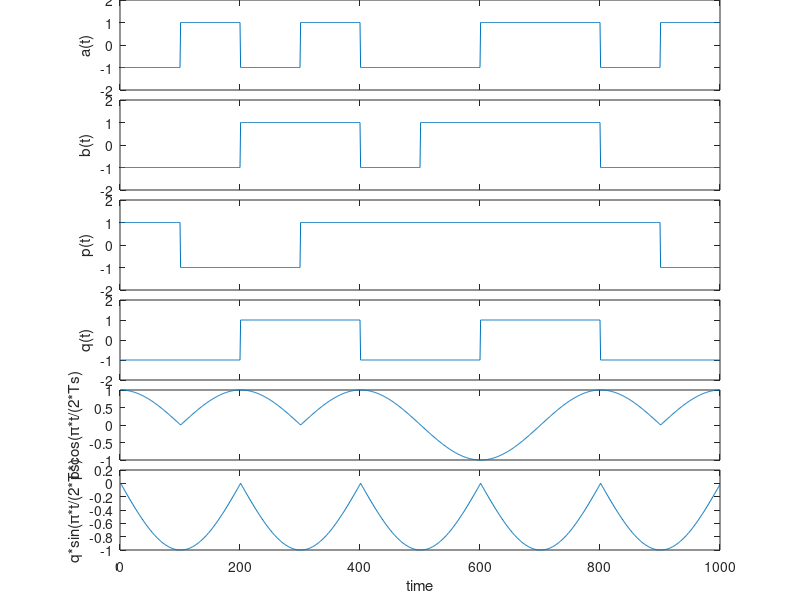

This figure's MATLAB source: (Note: this script raises an error after producing the figure.)
%gen MSK by Quadrature
%s_k(t)=p_k*cos(pi*t/(2*T_s))cos(w_c*t)-q_k*sin(pi*t/(2*T_s))sin(w_c*t)
%(k-1)T_s<t<=k*T_S
clc
clear

Rs=10e2;                                        %bit ratio
Ts=1/Rs;
N=10;                                          %Number of bits to process
fc=20e3;                                        %carrier frequency
fs=10e4;                                        %sample frequency
T=1/fs;
t=(0:(round(N*Ts/T)-1))*T;
r=Ts/T;
%% Orthogonal carrier wave
xc=cos(2*pi*fc*t);
xs=sin(2*pi*fc*t);
%% gengerate bit sequence
a=2*(rand(1,N)>0.5)-1;
a_sample=repmat(a,r,1);
a_sample=a_sample(:)';
subplot(6,1,1)
plot(a_sample)
set(gca,'xticklabel',[]);
set(gca,'position',[0.15 5.1/6 0.75 0.9/6])
axis([0 length(a_sample) -2 2])
ylabel('a(t)')
%% Differential coding
%a=[1,1,-1,1,-1,-1,1,1,-1,1]
b=ones(1,N);
b(1)=a(1);
for jj=2:N
   if a(jj)==1
       b(jj)=b(jj-1);
   else
       b(jj)=-b(jj-1);
   end
end

b_sample=repmat(b,r,1);
b_sample=b_sample(:)';
subplot(6,1,2);
plot(b_sample)
set(gca,'xticklabel',[]);
set(gca,'position',[0.15 4.1/6 0.75 0.9/6])
axis([0 length(b_sample) -2 2])
ylabel('b(t)')

%% serial to parallel conversion
%b1b2b3b4b5b6b7b8=p1q2p3q4p5q6
%b1=p1=p2,b2=q2=q3
%p_k:p1p2p3p4p5p6p7=b1b1b3b3b5b5b7
%q_k:q1q2q3q4q5q6q7q8=b0b2b2b4b4b6b6b8
%At present, I don't know how to get the value of b0 p0 and q0 ,
%Suppose b0=a0,p0=a0*b1,q0=b0
b_odd=b(1:2:end);
b_even=b(2:2:end);
p=reshape([b_even;b_even],1,[]);
p=[a(1)*b(2),p(1:end-1)];
q=reshape([b_odd;b_odd],1,[]);

p_sample=repmat(p,r,1);
p_sample=p_sample(:)';
subplot(6,1,3);
plot(p_sample)
set(gca,'xticklabel',[]);
set(gca,'position',[0.15 3.1/6 0.75 0.9/6])
axis([0 length(p_sample) -2 2])
ylabel('p(t)')

q_sample=repmat(q,r,1);
q_sample=q_sample(:)';
subplot(6,1,4);
plot(q_sample);
set(gca,'xticklabel',[]);
set(gca,'position',[0.15 2.2/6 0.75 0.8/6])
axis([0 length(q_sample) -2 2])
ylabel('q(t)')

subplot(6,1,5);
plot(p_sample.*cos(pi*t/(2*Ts)));
set(gca,'xticklabel',[]);
set(gca,'position',[0.15 1.4/6 0.75 0.7/6])
axis([0 length(q_sample) -1 1])
ylabel('p*cos(\pi*t/(2*Ts)')

subplot(6,1,6)
plot(q_sample.*sin(pi*t/(2*Ts)))
%set(gca,'xticklabel',[]);
set(gca,'position',[0.15 1/12 0.75 0.8/6])
xlabel('time')
ylabel('q*sin(\pi*t/(2*Ts)')
s=p_sample.*cos(pi*t/(2*Ts)).*xc-q_sample.*sin(pi*t/(2*Ts)).*xs;
figure
plotSpectral(s,fs);
